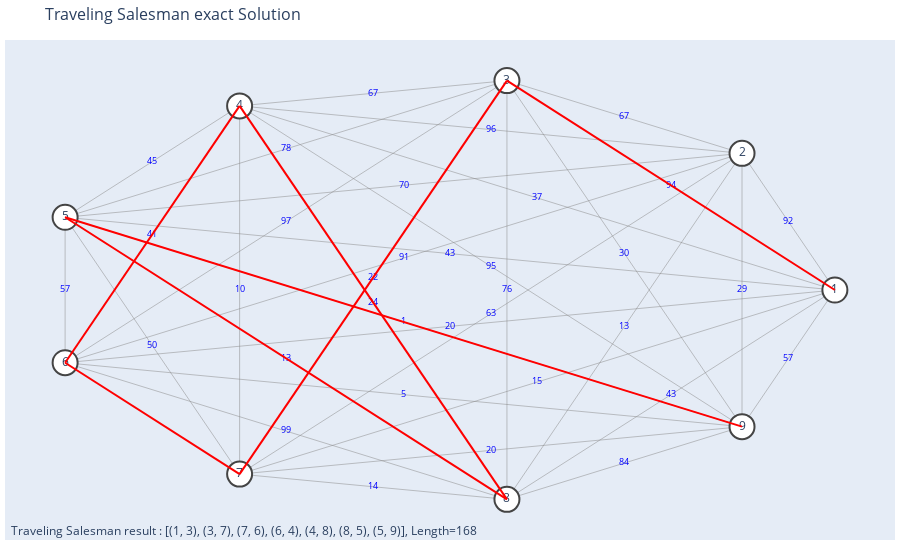

Write notebook code for a chart like this one.
### Code cell
import plotly.graph_objects as go

import networkx as nx

way,way_len=getTSP(G1)

G = nx.from_numpy_array(G1)
G.edges(data=True)
pos = nx.circular_layout(G)


edge_label_trace = go.Scatter(
    x=[],
    y=[],
    text=[],
    textposition='middle center',
    mode='markers+text',
    hoverinfo='none',
    marker=go.scatter.Marker(
        opacity=0
    ),
    textfont=dict(size=9, color='blue')
)


edge_x = []
edge_y = []
for edge in G.edges():
    x0, y0 = pos[edge[0]]
    x1, y1 = pos[edge[1]]
    edge_x.append(x0)
    edge_x.append(x1)
    edge_x.append(None)
    edge_y.append(y0)
    edge_y.append(y1)
    edge_y.append(None)
    
    #invisible node at middle of edges to place edge labels
    edge_label_trace['x']+=((x0+x1)/2,)
    edge_label_trace['y']+=((y0+y1)/2,)
    edge_label_trace['text']+=(G1[edge[0]][edge[1]],)
        
edge_trace = go.Scatter(
    x=edge_x, y=edge_y,
    line=dict(width=0.5, color='#888'),
    hoverinfo='none',
    mode='lines')

way_x = []
way_y = []
for w in way:
    x0, y0 = pos[w[0]-1]
    x1, y1 = pos[w[1]-1]
    way_x.append(x0)
    way_x.append(x1)
    way_x.append(None)
    way_y.append(y0)
    way_y.append(y1)
    way_y.append(None)
    
way_trace = go.Scatter(
    x=way_x, y=way_y,
    line=dict(width=2, color='#F00'),
    hoverinfo='none',
    mode='lines')


node_x = []
node_y = []
for node in G.nodes():
    x, y = pos[node]
    node_x.append(x)
    node_y.append(y)

node_trace = go.Scatter(
    x=node_x, y=node_y,
    mode='markers+text',
    hoverinfo='none',
    textposition='middle center',
    marker=dict(
        showscale=False,
        # colorscale options
        #'Greys' | 'YlGnBu' | 'Greens' | 'YlOrRd' | 'Bluered' | 'RdBu' |
        #'Reds' | 'Blues' | 'Picnic' | 'Rainbow' | 'Portland' | 'Jet' |
        #'Hot' | 'Blackbody' | 'Earth' | 'Electric' | 'Viridis' |
        colorscale='Earth',
        reversescale=True,
        color='#FFF',
        size=25,
        line_width=2))
node_trace.text = [x+1 for x in list(G.nodes())]



fig = go.Figure(data=[edge_trace, node_trace,edge_label_trace,way_trace],
             layout=go.Layout(
                title='Traveling Salesman exact Solution',
                titlefont_size=16,
                showlegend=False,
                hovermode='closest',
                margin=dict(b=20,l=5,r=5,t=40),
                annotations=[ dict(
                    text=("Traveling Salesman result : %s, Length=%d" % (way,way_len)),
                    showarrow=False,
                    xref="paper", yref="paper",
                    x=0.005, y=-0.002 ) ],
                xaxis=dict(showgrid=False, zeroline=False, showticklabels=False),
                yaxis=dict(showgrid=False, zeroline=False, showticklabels=False))
                )
fig.show()

### Figure 1 — Plotly figure (JSON) as saved in the notebook; plotly's stock layout.template omitted (floating-point values rounded to 4 significant figures)
{"data": [{"hoverinfo": "none", "line": {"color": "#888", "width": 0.5}, "mode": "lines", "type": "scatter", "x": [1, 0.766, null, 1, 0.1736, null, 1, -0.5, null, 1, -0.9397, null, 1, -0.9397, null, 1, -0.5, null, 1, 0.1736, null, 1, 0.766, null, 0.766, 0.1736, null, 0.766, -0.5, null, 0.766, -0.9397, null, 0.766, -0.9397, null, 0.766, -0.5, null, 0.766, 0.1736, null, 0.766, 0.766, null, 0.1736, -0.5, null, 0.1736, -0.9397, null, 0.1736, -0.9397, null, 0.1736, -0.5, null, 0.1736, 0.1736, null, 0.1736, 0.766, null, -0.5, -0.9397, null, -0.5, -0.9397, null, -0.5, -0.5, null, -0.5, 0.1736, null, -0.5, 0.766, null, -0.9397, -0.9397, null, -0.9397, -0.5, null, -0.9397, 0.1736, null, -0.9397, 0.766, null, -0.9397, 0.1736, null, -0.9397, 0.766, null, -0.5, 0.1736, null, -0.5, 0.766, null, 0.1736, 0.766, null], "y": [1.987e-08, 0.6428, null, 1.987e-08, 0.9848, null, 1.987e-08, 0.866, null, 1.987e-08, 0.342, null, 1.987e-08, -0.342, null, 1.987e-08, -0.866, null, 1.987e-08, -0.9848, null, 1.987e-08, -0.6428, null, 0.6428, 0.9848, null, 0.6428, 0.866, null, 0.6428, 0.342, null, 0.6428, -0.342, null, 0.6428, -0.866, null, 0.6428, -0.9848, null, 0.6428, -0.6428, null, 0.9848, 0.866, null, 0.9848, 0.342, null, 0.9848, -0.342, null, 0.9848, -0.866, null, 0.9848, -0.9848, null, 0.9848, -0.6428, null, 0.866, 0.342, null, 0.866, -0.342, null, 0.866, -0.866, null, 0.866, -0.9848, null, 0.866, -0.6428, null, 0.342, -0.342, null, 0.342, -0.866, null, 0.342, -0.9848, null, 0.342, -0.6428, null, -0.342, -0.9848, null, -0.342, -0.6428, null, -0.866, -0.9848, null, -0.866, -0.6428, null, -0.9848, -0.6428, null]}, {"hoverinfo": "none", "marker": {"color": "#FFF", "colorscale": [[0, "rgb(161, 105, 40)"], [0.1667, "rgb(189, 146, 90)"], [0.3333, "rgb(214, 189, 141)"], [0.5, "rgb(237, 234, 194)"], [0.6667, "rgb(181, 200, 184)"], [0.8333, "rgb(121, 167, 172)"], [1, "rgb(40, 135, 161)"]], "line": {"width": 2}, "reversescale": true, "showscale": false, "size": 25}, "mode": "markers+text", "text": ["1", "2", "3", "4", "5", "6", "7", "8", "9"], "textposition": "middle center", "type": "scatter", "x": [1, 0.766, 0.1736, -0.5, -0.9397, -0.9397, -0.5, 0.1736, 0.766], "y": [1.987e-08, 0.6428, 0.9848, 0.866, 0.342, -0.342, -0.866, -0.9848, -0.6428]}, {"hoverinfo": "none", "marker": {"opacity": 0}, "mode": "markers+text", "text": ["92", "94", "37", "43", "20", "15", "43", "57", "67", "96", "70", "91", "63", "13", "29", "67", "78", "97", "22", "76", "30", "45", "41", "10", "24", "95", "57", "50", "13", "1", "99", "5", "14", "20", "84"], "textfont": {"color": "blue", "size": 9}, "textposition": "middle center", "type": "scatter", "x": [0.883, 0.5868, 0.25, 0.03015, 0.03015, 0.25, 0.5868, 0.883, 0.4698, 0.133, -0.08682, -0.08682, 0.133, 0.4698, 0.766, -0.1632, -0.383, -0.383, -0.1632, 0.1736, 0.4698, -0.7198, -0.7198, -0.5, -0.1632, 0.133, -0.9397, -0.7198, -0.383, -0.08682, -0.383, -0.08682, -0.1632, 0.133, 0.4698], "y": [0.3214, 0.4924, 0.433, 0.171, -0.171, -0.433, -0.4924, -0.3214, 0.8138, 0.7544, 0.4924, 0.1504, -0.1116, -0.171, -6.954e-08, 0.9254, 0.6634, 0.3214, 0.05939, 1.987e-08, 0.171, 0.604, 0.262, -9.934e-09, -0.05939, 0.1116, 4.967e-08, -0.262, -0.3214, -0.1504, -0.6634, -0.4924, -0.9254, -0.7544, -0.8138]}, {"hoverinfo": "none", "line": {"color": "#F00", "width": 2}, "mode": "lines", "type": "scatter", "x": [1, 0.1736, null, 0.1736, -0.5, null, -0.5, -0.9397, null, -0.9397, -0.5, null, -0.5, 0.1736, null, 0.1736, -0.9397, null, -0.9397, 0.766, null], "y": [1.987e-08, 0.9848, null, 0.9848, -0.866, null, -0.866, -0.342, null, -0.342, 0.866, null, 0.866, -0.9848, null, -0.9848, 0.342, null, 0.342, -0.6428, null]}], "layout": {"annotations": [{"showarrow": false, "text": "Traveling Salesman result : [(1, 3), (3, 7), (7, 6), (6, 4), (4, 8), (8, 5), (5, 9)], Length=168", "x": 0.005, "xref": "paper", "y": -0.002, "yref": "paper"}], "hovermode": "closest", "margin": {"b": 20, "l": 5, "r": 5, "t": 40}, "showlegend": false, "title": {"font": {"size": 16}, "text": "Traveling Salesman exact Solution"}, "xaxis": {"showgrid": false, "showticklabels": false, "zeroline": false}, "yaxis": {"showgrid": false, "showticklabels": false, "zeroline": false}}}
